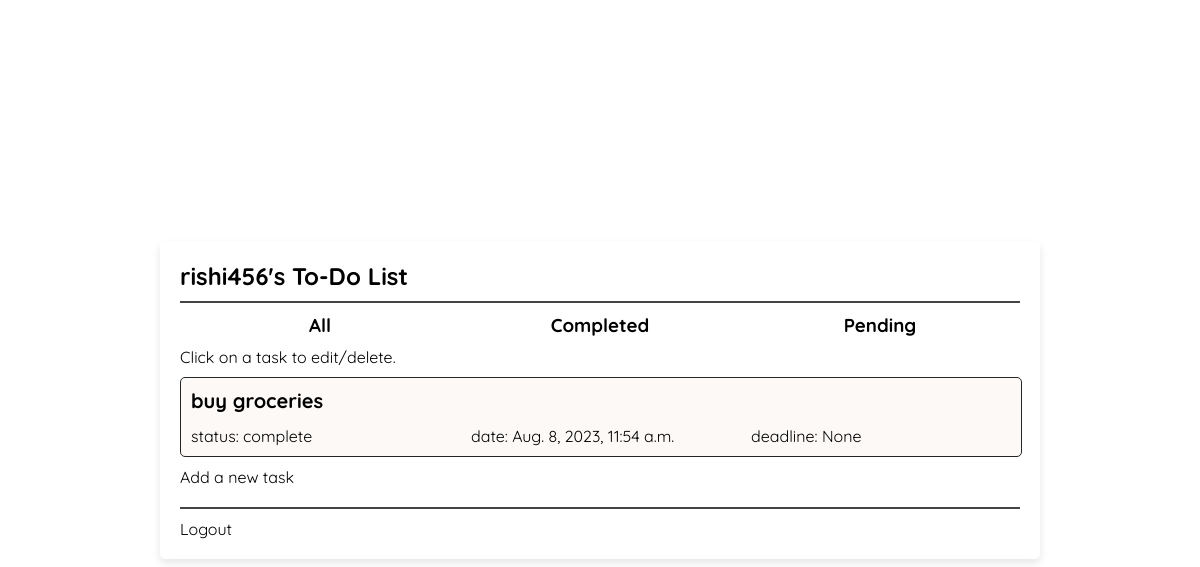
Screenshot of /completed/ (signed in) with the database file from the repository.
### myapp/models.py (models this page shows, shortened)
class Task(models.Model):
    user = models.ForeignKey(
        User, on_delete=models.CASCADE, null=True, blank=True)
    title = models.CharField(max_length=100)
    description = models.TextField(null=True, blank=True)
    complete = models.BooleanField(default=False)
    created = models.DateTimeField(auto_now_add=True)
    deadline = models.DateTimeField(null=True, blank=True ,default=None)
    class Meta:
        order_with_respect_to = 'user'

### myapp/views.py (the view)
# urls.py: path('completed/', views.completed_tasks, name='completed_tasks'),
@login_required
def completed_tasks(request):
    tasks = Task.objects.filter(user=request.user, complete = True)
    return render(request, 'task_list.html', {'tasks':tasks})

### myapp/templates/task_list.html (shortened to what this page needs)
{% load static %}
<!DOCTYPE html>
<html lang="en">
<head>
    <link rel="stylesheet" href="{% static 'css/style.css' %}">
</head>
<body>
    <br>
    <section class="card">
        <h2>{{ request.user }}'s To-Do List</h2>
        <div class="divider"></div>
        <div class="mydiv1">
            <h3 onclick="window.location.href='{% url 'task_list' %}'">All</h3>
            <h3 onclick="window.location.href='{% url 'completed_tasks' %}'">Completed</h3>
            <h3 onclick="window.location.href='{% url 'pending_tasks' %}'">Pending</h3>
        </div>
        {% if tasks %}
        <p>Click on a task to edit/delete.</p>
        {% for task in tasks %}
        <div class="task-div" onclick="window.location.href='{% url 'task-update' pk=task.pk %}'">
            <h2>{{ task.title }}</h2>
            <div class="task-details">
                {% if task.complete %}
                <p>status: complete</p>
                {% else %}
                <p>status: pending</p>
                {% endif %}
                <p>date: {{ task.created }}</p>
                <p>deadline: {{ task.deadline }}</p>
            </div>
        </div>
        {% endfor %}
        <p><a href="{% url 'task-create' %}">Add a new task</a></p>
        <br>
        <div class="divider"></div>
        {% else %}
        <h3>You have no tasks!</h3>
        <br>
        <p><a href="{% url 'task-create' %}">Add a new task</a></p>
        {% endif %}
        <p><a href="{% url 'logout' %}">Logout</a></p>
    </section>
</body>
</html>

### myapp/static/css/style.css (style rules this page uses)
:root { --background-color1: #fcf9f7; --background-color2: #fcf5f1; }
* { margin: 0; padding: 0; font-family: "Quicksand", sans-serif; }
body { align-items: center; justify-content: center; display: flex; height: 100vh; }
.card, .card-body { margin-top: 20px; max-height: 100vh; margin: 0 auto; padding: 20px; border-radius: 5px; box-shadow: 0 4px 8px rgba(0, 0, 0, 0.1); position: relative; }
.card { width: 70%; overflow-y: auto; }
.card h2 { position: relative; margin-bottom: 10px; }
.divider { height: 2px; background-color: #454444; margin-bottom: 10px; }
.mydiv1 { display: flex; justify-content: space-between; margin-bottom: 10px; }
.mydiv1 h3 { flex: 1; text-align: center; }
.task-div { position: relative; width: 100%; background-color: var(--background-color1); border-radius: 5px; border: 1px solid rgb(37, 37, 37); margin-top: 10px; margin-bottom: 10px; display: flex; flex-direction: column; }
.task-div h2 { padding: 10px; font-size: 20px; padding-bottom: 3px; }
.task-details { display: flex; justify-content: space-between; margin-bottom: 10px; }
.task-details p { padding-left: 10px; flex: 1; text-align: left; }
.mydiv1 h3 { color: black; position: relative; }
.mydiv1 h3::before { content: ''; position: absolute; top: 100%; left: 50%; transform: translateX(-50%); height: 1px; width: 0; background-color: rgb(0, 0, 0); transition: .3s; }
.card a { text-decoration: none; color: black; position: relative; }
.card a::before { content: ''; position: absolute; top: 100%; left: 50%; transform: translateX(-50%); height: 1px; width: 0; background-color: rgb(0, 0, 0); transition: .3s; }

### rows the page displays
Task: title "buy groceries", complete "status: complete", created "Aug. 8, 2023, 11:54 a.m.", deadline "None"

### other values shown
{{ request.user }} "rishi456"
